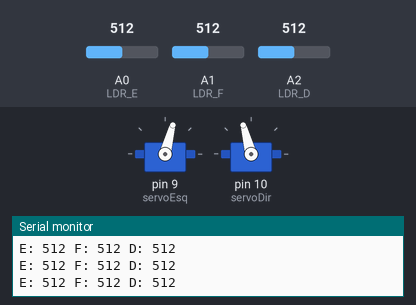
Simulated run of this sketch. Board: Arduino Uno, built with avr-gcc and run on an emulated ATmega328P. On the bench: 2 × servo, the last lines printed to the serial monitor. Inputs (shaded band) come from the test bench; at power-on: A0 (LDR_E) = 512, A2 (LDR_D) = 512, A1 (LDR_F) = 512.

Above: at 1.2 s.
1.3 s: A0 (LDR_E) set to 545
2.8 s: A0 (LDR_E) set to 574
At 3.9 s:
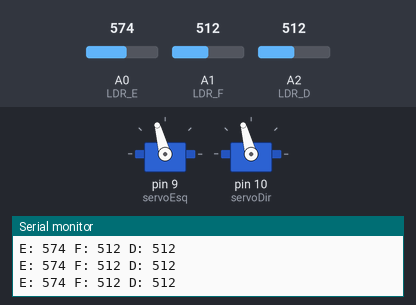
4.3 s: A2 (LDR_D) set to 543
At 5.5 s:
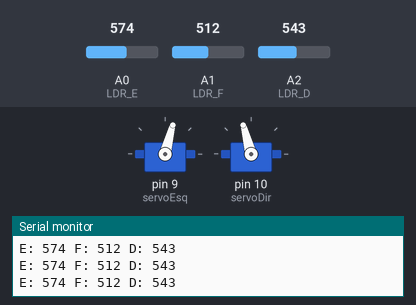
5.8 s: A1 (LDR_F) set to 0
At 6.2 s:
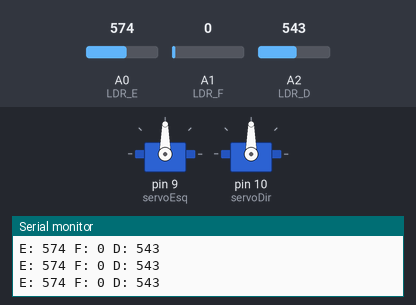
7.3 s: A1 (LDR_F) set to 1023
At 7.9 s:
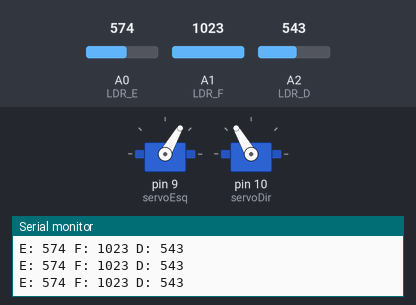
8.8 s: A2 (LDR_D) set to 511
At 9.7 s:
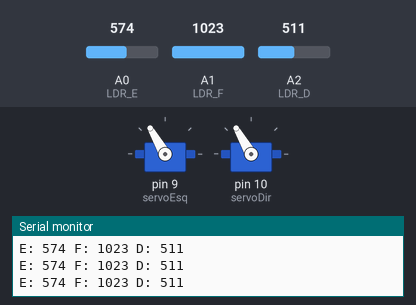
Timing chart, 0 to 11.3 s (numbered marks = the images above; inputs shaded):
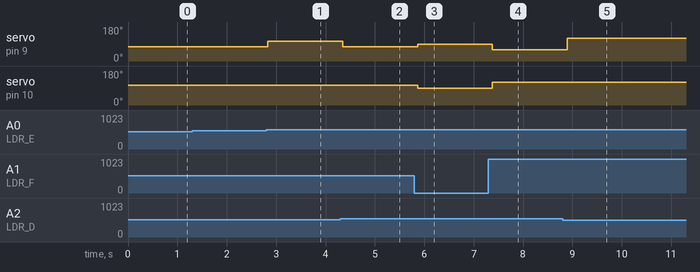

Measured:
- the behaviour switches between 561 and 562 on A0 (LDR_E) (found by bisection; images 0 and 1)
- the behaviour switches between 524 and 525 on A2 (LDR_D) (found by bisection; images 1 and 2)
- after the input at 2.8 s, servo on pin 9 (servoEsq): 75° → 105° at once
- after the input at 4.3 s, servo on pin 9 (servoEsq): 105° → 75° after 0.05 s
- after the input at 5.8 s, servo on pin 9 (servoEsq): 75° → 90° after 0.06 s; servo on pin 10 (servoDir): 105° → 90° after 0.06 s
- after the input at 7.3 s, servo on pin 9 (servoEsq): 90° → 60° after 0.08 s; servo on pin 10 (servoDir): 90° → 120° after 0.08 s
- after the input at 8.8 s, servo on pin 9 (servoEsq): 60° → 120° after 0.10 s

The sketch:

Carrinho_LDR.ino
```cpp
#include <Servo.h>

Servo servoEsq;
Servo servoDir;

int LDR_E = A0;
int LDR_F = A1;
int LDR_D = A2;

int tolerancia = 50; // evita tremedeira

void setup() {
  servoEsq.attach(9);
  servoDir.attach(10);
  Serial.begin(9600);
}

void loop() {
  int valorE = analogRead(LDR_E);
  int valorD = analogRead(LDR_D);
  int valorF = analogRead(LDR_F);

  Serial.print("E: "); Serial.print(valorE);
  Serial.print(" F: "); Serial.print(valorF);
  Serial.print(" D: "); Serial.println(valorD);

  int velocidade = map(valorF, 0, 1023, 0, 30);
  // ajuste fino da velocidade

  // PARADO (base)
  int base = 90;

  if (abs(valorE - valorD) < tolerancia) {
    // ANDA RETO
    servoEsq.write(base - velocidade);
    servoDir.write(base + velocidade);
  }
  else if (valorE > valorD) {
    // MAIS LUZ NA ESQUERDA → gira esquerda
    servoEsq.write(base + velocidade);
    servoDir.write(base + velocidade);
  }
  else {
    // MAIS LUZ NA DIREITA → gira direita
    servoEsq.write(base - velocidade);
    servoDir.write(base - velocidade);
  }

  delay(100);
}
```
